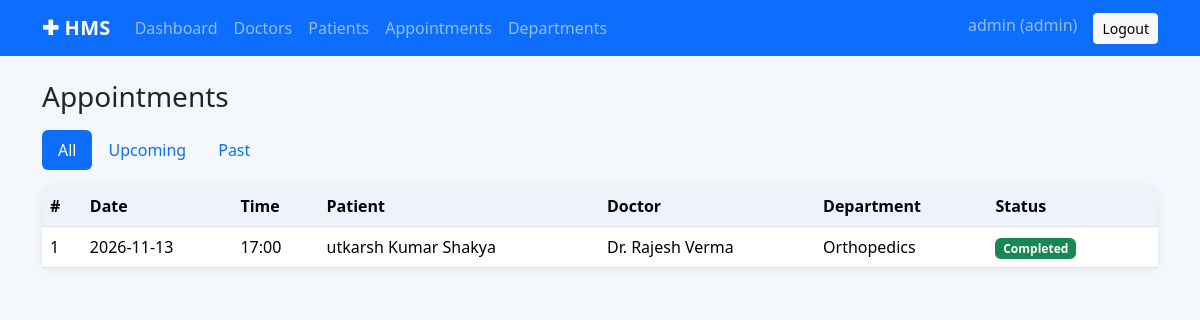
The app's page /admin/appointments (signed in) with its own data.
### tables this page shows
CREATE TABLE users (
    id INTEGER PRIMARY KEY AUTOINCREMENT,
    username TEXT UNIQUE NOT NULL,
    password_hash TEXT NOT NULL,
    role TEXT NOT NULL CHECK (role IN ('admin','doctor','patient')),
    is_active INTEGER NOT NULL DEFAULT 1
);

CREATE TABLE treatments (
    id INTEGER PRIMARY KEY AUTOINCREMENT,
    appointment_id INTEGER UNIQUE NOT NULL REFERENCES appointments(id) ON DELETE CASCADE,
    diagnosis TEXT NOT NULL,
    prescription TEXT DEFAULT '',
    notes TEXT DEFAULT '',
    created_at TEXT DEFAULT CURRENT_TIMESTAMP
);

CREATE TABLE appointments (
    id INTEGER PRIMARY KEY AUTOINCREMENT,
    patient_id INTEGER NOT NULL REFERENCES patients(id) ON DELETE CASCADE,
    doctor_id INTEGER NOT NULL REFERENCES doctors(id) ON DELETE CASCADE,
    date TEXT NOT NULL,
    time TEXT NOT NULL,
    status TEXT NOT NULL DEFAULT 'Booked' CHECK (status IN ('Booked','Completed','Cancelled')),
    reason TEXT DEFAULT '',
    created_at TEXT DEFAULT CURRENT_TIMESTAMP
);

CREATE TABLE patients (
    id INTEGER PRIMARY KEY AUTOINCREMENT,
    user_id INTEGER UNIQUE NOT NULL REFERENCES users(id) ON DELETE CASCADE,
    name TEXT NOT NULL,
    age INTEGER,
    gender TEXT DEFAULT '',
    phone TEXT DEFAULT '',
    address TEXT DEFAULT ''
);

CREATE TABLE doctors (
    id INTEGER PRIMARY KEY AUTOINCREMENT,
    user_id INTEGER UNIQUE NOT NULL REFERENCES users(id) ON DELETE CASCADE,
    name TEXT NOT NULL,
    department_id INTEGER REFERENCES departments(id) ON DELETE SET NULL,
    experience INTEGER DEFAULT 0,
    qualification TEXT DEFAULT '',
    bio TEXT DEFAULT '',
    phone TEXT DEFAULT ''
);

CREATE TABLE departments (
    id INTEGER PRIMARY KEY AUTOINCREMENT,
    name TEXT UNIQUE NOT NULL,
    description TEXT DEFAULT ''
);

### routes/admin.py (the view)
@bp.route("/appointments")
@role_required("admin")
def appointments():
    when = request.args.get("when", "all")
    today = date.today().isoformat()
    sql = APPT_SELECT
    params = ()
    if when == "upcoming":
        sql += " WHERE a.status='Booked' AND a.date>=? ORDER BY a.date, a.time"
        params = (today,)
    elif when == "past":
        sql += " WHERE a.status!='Booked' OR a.date<? ORDER BY a.date DESC, a.time DESC"
        params = (today,)
    else:
        sql += " ORDER BY a.date DESC, a.time DESC"
    rows = get_db().execute(sql, params).fetchall()
    return render_template("admin/appointments.html", appts=rows, when=when)

### db.py (called while the page is built)
def get_db():
    if "db" not in g:
        g.db = sqlite3.connect(DB_PATH)
        g.db.row_factory = sqlite3.Row
        g.db.execute("PRAGMA foreign_keys = ON")
    return g.db

### services.py (called while the page is built)
def role_required(role):
    def deco(f):
        @wraps(f)
        def wrapper(*a, **k):
            if g.user is None:
                flash("Please log in first.", "warning")
                return redirect(url_for("auth.login"))
            if g.user["role"] != role:
                abort(403)
            return f(*a, **k)
        return wrapper
    return deco

### templates/admin/appointments.html (shortened to what this page needs)
{% extends "base.html" %}
{% from "_macros.html" import badge %}
{% block content %}
<h3 class="mb-3">Appointments</h3>
<ul class="nav nav-pills mb-3">
{% for k, label in [('all','All'),('upcoming','Upcoming'),('past','Past')] %}
<li class="nav-item"><a class="nav-link {{ 'active' if when==k }}" href="{{ url_for('admin.appointments', when=k) }}">{{ label }}</a></li>{% endfor %}
</ul>
<div class="card"><div class="table-responsive"><table class="table align-middle mb-0">
<thead><tr><th>#</th><th>Date</th><th>Time</th><th>Patient</th><th>Doctor</th><th>Department</th><th>Status</th><th></th></tr></thead><tbody>
{% for a in appts %}<tr><td>{{ a.id }}</td><td>{{ a.date }}</td><td>{{ a.time }}</td><td>{{ a.patient_name }}</td><td>{{ a.doctor_name }}</td><td>{{ a.dept or '-' }}</td><td>{{ badge(a.status) }}</td>
<td class="text-end"></td></tr>
{% else %}<tr><td colspan="8" class="text-center text-muted py-4">No appointments.</td></tr>{% endfor %}
</tbody></table></div></div>
{% endblock %}

### templates/base.html (shortened to what this page needs)
<!doctype html>
<html lang="en">
<head>
  <link href="https://cdn.jsdelivr.net/npm/bootstrap@5.3.3/dist/css/bootstrap.min.css" rel="stylesheet">
  <link href="{{ url_for('static', filename='style.css') }}" rel="stylesheet">
</head>
<body>
<nav class="navbar navbar-expand-lg navbar-dark bg-primary mb-4">
  <div class="container">
    <a class="navbar-brand" href="{{ url_for('auth.index') }}">&#10010; HMS</a>
    <div id="nav" class="collapse navbar-collapse">
      <ul class="navbar-nav me-auto">
      {% if g.user and g.user.role == 'admin' %}
        <li class="nav-item"><a class="nav-link" href="{{ url_for('admin.dashboard') }}">Dashboard</a></li>
        <li class="nav-item"><a class="nav-link" href="{{ url_for('admin.doctors') }}">Doctors</a></li>
        <li class="nav-item"><a class="nav-link" href="{{ url_for('admin.patients') }}">Patients</a></li>
        <li class="nav-item"><a class="nav-link" href="{{ url_for('admin.appointments') }}">Appointments</a></li>
        <li class="nav-item"><a class="nav-link" href="{{ url_for('admin.departments') }}">Departments</a></li>
      {% elif g.user and g.user.role == 'doctor' %}
        <li class="nav-item"><a class="nav-link" href="{{ url_for('doctor.dashboard') }}">Dashboard</a></li>
        <li class="nav-item"><a class="nav-link" href="{{ url_for('doctor.availability') }}">My Availability</a></li>
      {% endif %}
      </ul>
      <ul class="navbar-nav">
      {% if g.user %}
        <li class="nav-item"><span class="navbar-text me-3">{{ g.profile.name if g.profile else g.user.username }} ({{ g.user.role }})</span></li>
        <li class="nav-item"><a class="btn btn-light btn-sm" href="{{ url_for('auth.logout') }}">Logout</a></li>
      {% else %}
        <li class="nav-item"><a class="nav-link" href="{{ url_for('auth.login') }}">Login</a></li>
        <li class="nav-item"><a class="nav-link" href="{{ url_for('auth.register') }}">Register</a></li>
      {% endif %}
      </ul>
    </div>
  </div>
</nav>
<main class="container pb-5">
  {% block content %}{% endblock %}
</main>
</body>
</html>

### templates/_macros.html
{% macro badge(status) %}
<span class="badge bg-{{ {'Booked':'primary','Completed':'success','Cancelled':'secondary'}[status] }}">{{ status }}</span>
{% endmacro %}

### static/style.css (style rules this page uses)
body { background:#f4f7fb; }
.navbar-brand { font-weight:700; letter-spacing:.3px; }
.card { border:0; border-radius:12px; box-shadow:0 2px 10px rgba(30,60,110,.08); }
.table thead th { background:#eef3fb; font-weight:600; }

### records on screen
users: profile "admin", user.role "admin"
treatments: id "1", date "2026-11-13", time "17:00", patient_name "utkarsh Kumar Shakya", doctor_name "Dr. Rajesh Verma", name "Orthopedics"
appointments: status "Completed"

### other values on screen
{{ label }} "All" "Upcoming" "Past"
